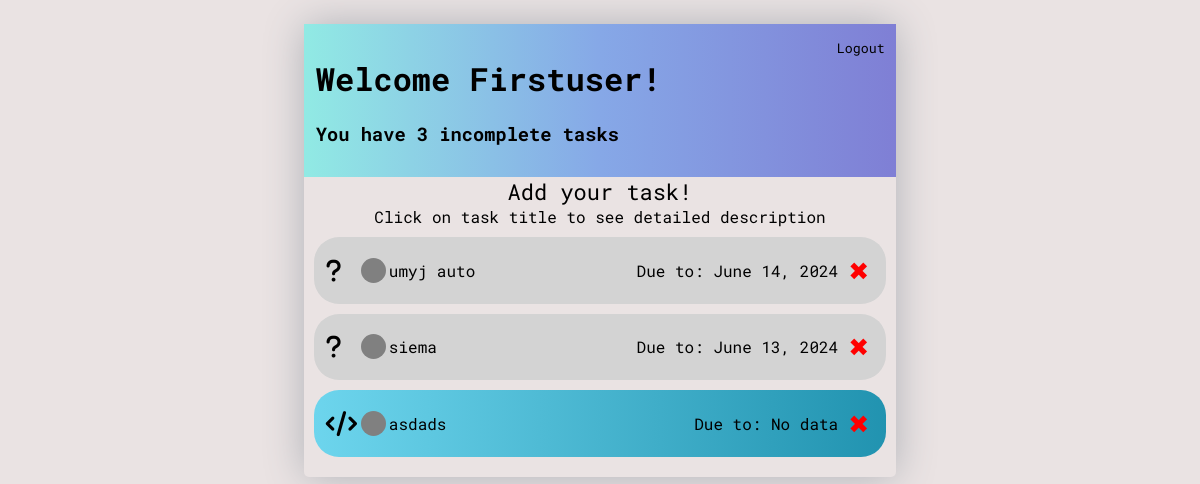
Screenshot of / (signed in) with the database file from the repository.
### todolist/models.py (models this page shows)
class Task(models.Model):
    TECHNOLOGY_CHOICES = [
        ('python', 'Python'),
        ('javascript', 'JavaScript'),
        ('css', 'CSS'),
        ('html', 'HTML'),
        ('cpp', 'C++'),
        ('c', 'C'),
        ('docker', 'Docker'),
        ('git', 'Git'),
        ('react', 'React'),
        ('django', 'Django'),
        ('php', 'PHP'),
        ('java', 'Java'),
        ('other', 'Other')
    ]
    user = models.ForeignKey(User, on_delete=models.CASCADE, null=True, blank=True)
    title = models.CharField(max_length=40)
    description = models.TextField(null=True, blank=True)
    is_completed = models.BooleanField(default=False)
    completion_date = models.DateField(null=True, blank=True)
    created_at = models.DateTimeField(auto_now_add=True)
    technology = models.CharField(max_length=10, choices=TECHNOLOGY_CHOICES, default='Other')
    def __str__(self):
        return self.title
    class Meta:
        ordering = ['is_completed', 'created_at']

### todolist/views.py (the view)
# urls.py: path("", TasksList.as_view(), name="tasks"),
class TasksList(LoginRequiredMixin, ListView):
    model = Task
    context_object_name = 'tasks'
    template_name = 'todolist/task_list.html'
    def get_context_data(self, **kwargs):
        context = super().get_context_data(**kwargs)
        context['tasks'] = context['tasks'].filter(user=self.request.user)
        context['count'] = context['tasks'].filter(is_completed=False).count()
        return context

### todolist/templates/todolist/task_list.html (shortened to what this page needs)
{% extends 'todolist/index.html'%}
{% load  todolist_extras %}
{% load static %}
{% block content %}
<!DOCTYPE html>
<html lang="en">
<head>
    <link href="{% static 'fontawesomefree/css/all.min.css' %}" rel="stylesheet" type="text/css">
</head>
<body>
<div class="header">
    <div>
        <h1>Welcome {{ request.user|title }}!</h1>
        <h3>You have {{ count }} incomplete task{{ count|pluralize }}</h3>
    </div>
    <div>
    {% if request.user.is_authenticated %}
    <form method="post" action="{% url 'logout' %}">
    <button type="submit" id="logout-btn">Logout</button>
    </form>
    </div>
    {% else %}
    <a href="{% url 'login' %}">Login</a>
    {% endif %}
</div>
<div id="add-task">
    <a href="{% url 'task-create' %}">Add your task!</a>
</div>
<div style="display: flex; justify-content: center;">Click on task title to see detailed description</div>
<div id="task-container">
    {% for task in tasks %}
        <div class="task-item" style="{{ task.technology|tech_background }}">
            <div class="task-title">
                <div class="task-technology-icon">
                    {% if task.technology == 'python' %}
                        <i class="fab fa-python"></i>
                    {% elif task.technology == 'javascript' %}
                        <i class="fab fa-js"></i>
                    {% elif task.technology == 'css' %}
                        <i class="fab fa-css3-alt"></i>
                    {% elif task.technology == 'html' %}
                        <i class="fab fa-html5"></i>
                    {% elif task.technology == 'cpp' %}
                        <i class="fas fa-code"></i>
                    {% elif task.technology == 'c' %}
                        <i class="fas fa-code"></i>
                    {% elif task.technology == 'docker' %}
                        <i class="fab fa-docker"></i>
                    {% elif task.technology == 'git' %}
                        <i class="fab fa-git-alt"></i>
                    {% elif task.technology == 'react' %}
                        <i class="fab fa-react"></i>
                    {% elif task.technology == 'django' %}
                        <i class="fab fa-python"></i>
                    {% elif task.technology == 'php' %}
                        <i class="fab fa-php"></i>
                    {% elif task.technology == 'java' %}
                        <i class="fab fa-java"></i>
                    {% else %}
                        <i class="fas fa-question"></i>
                    {% endif %}
                </div>
                {% if task.is_completed %}
                    <div class="task-complete-icon">&#10004;</div>
                    <div><i><s><a style="color: gray" href="{% url 'task-update' task.id %}">{{ task }}</a></s></i></div>
                {% else %}
                    <div class="task-incomplete-icon"></div>
                    <div><a href="{% url 'task-update' task.id %}">{{ task }}</a></div>
                {% endif %}
            </div>
            <div style="display: flex; justify-content: center; align-items: center;">
                <div class="task-completion-time">Due to: {% if task.completion_date %}
                {{ task.completion_date }}
                    {% else %}
                    No data
                    {% endif %}
                </div>
                <div class="task-delete"><a href="{% url 'task-delete' task.id %}" style="color: red; font-size: 25px;">&#10006;</a></div>
            </div>
        </div>
    {% empty %}
        <h2 style="padding: 5px; text-align: center">Add your first task!</h2>
    {% endfor %}
</div>
</body>
</html>
{% endblock content %}

### todolist/templates/todolist/index.html (style rules this page uses)
* { font-family: "Roboto Mono", monospace; }
body { background-color: #eae3e3; }

### todolist/templates/todolist/task_list.html (style rules this page uses)
.header { display: flex; justify-content: space-between; background: #7F7FD5; background: -webkit-linear-gradient(to right, #91EAE4, #86A8E7, #7F7FD5); background: linear-gradient(to right, #91EAE4, #86A8E7, #7F7FD5); padding: 2%; }
#logout-btn { background: none; border: none; padding: 1%; }
a { text-decoration: none; color:black; }
#task-container { padding-bottom: 10px; }
.task-item { display: flex; align-items: center; justify-content: space-between; padding: 2%; background-color: #cccaca; margin: 10px; border-radius: 25px; }
.task-incomplete-icon { height: 25px; width: 25px; border-radius:50%; background-color: grey; }
.task-title { display: flex; align-items: center; }
.task-complete-icon, .task-incomplete-icon { margin-right: 3px; display: flex; justify-content: center; align-items: center; }
#add-task { display: flex; justify-content: center; font-size: 22px; }
.task-technology-icon { margin-right: 5px; font-size: 25px; width: 30px; }
.task-completion-time { padding: 5px; }
.task-delete { padding: 5px; }

### rows the page displays
Task: title "umyj auto", completion_date "June 14, 2024"
Task: title "siema", completion_date "June 13, 2024"
Task: technology "cpp" (drawn), title "asdads", shows "No data"

### other values shown
{{ request.user|title }} "Firstuser"
{{ count }} "3"
